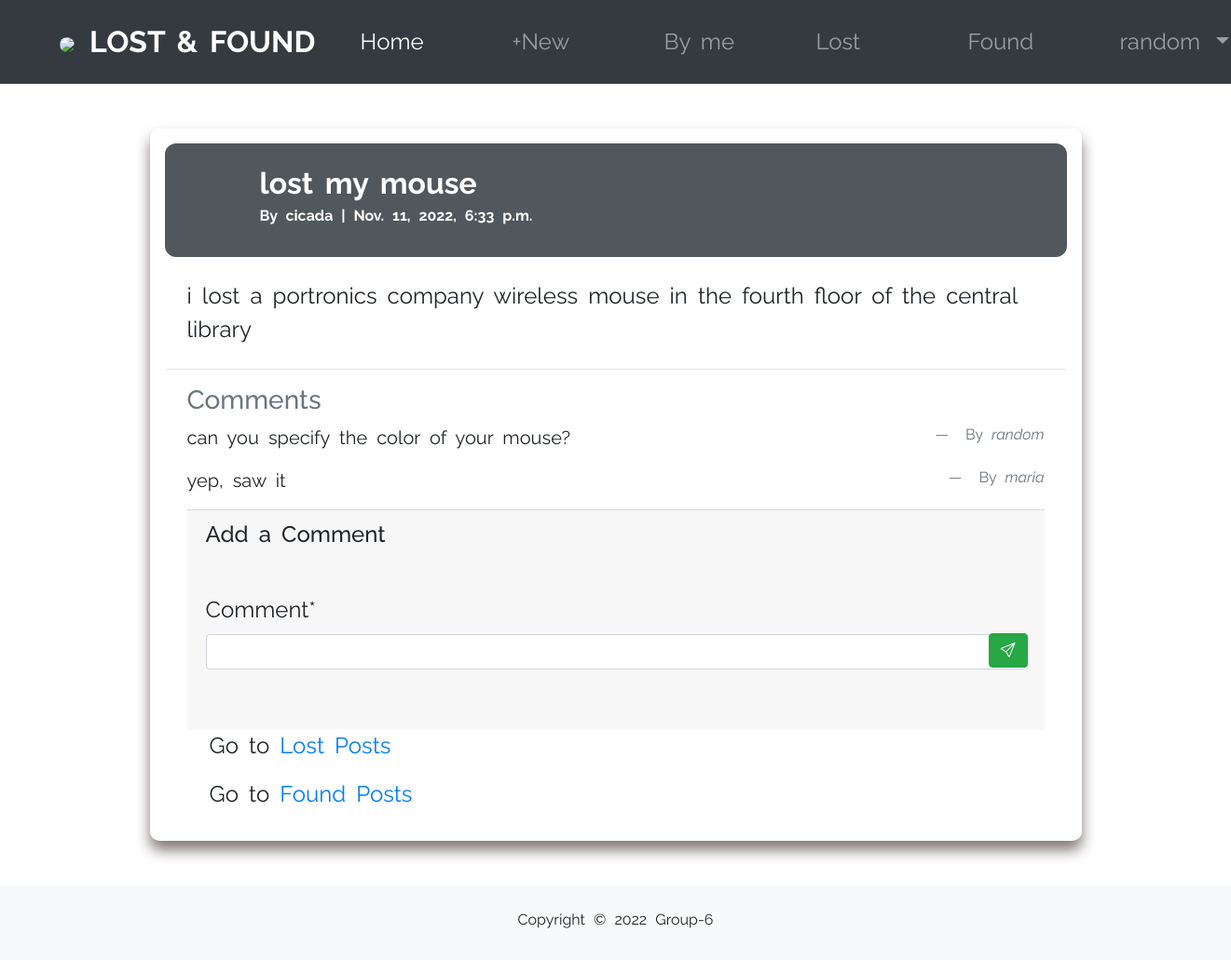
The page /articles/26/ (signed in) on the database its author committed.
### accounts/models.py (models this page shows)
class CustomUser(AbstractUser):
    age = models.PositiveIntegerField(null=True,blank=True)

### articles/models.py (models this page shows, shortened)
class Article(models.Model):
    title= models.CharField(max_length=255)
    body= models.TextField()
    date = models.DateTimeField(auto_now_add=True)
    found = models.BooleanField(default=False)
    author=models.ForeignKey(
        settings.AUTH_USER_MODEL,
        on_delete=models.CASCADE,
    )

class Comment(models.Model):
    article = models.ForeignKey(Article,on_delete=models.CASCADE)
    comment = models.CharField(max_length=200)
    author = models.ForeignKey(
        settings.AUTH_USER_MODEL,
        on_delete=models.CASCADE,
    )
    def __str__(self):
        return self.comment

### articles/views.py (the view, shortened to what this page needs)
# urls.py: path("<int:pk>/",ArticleDetailView.as_view(),name="article_detail"),
class ArticleDetailView(LoginRequiredMixin,DetailView):
    def get(self,request,*args,**kwargs):
        view =CommentGet.as_view()
        return view(request,*args,**kwargs)

### articles/forms.py
class CommentForm(forms.ModelForm):
    class Meta:
        model = Comment
        fields = ("comment",)

### articles/views.py (called while the page is built)
    def get_context_data(self, **kwargs):
        context = super().get_context_data(**kwargs)
        context['form']=CommentForm()
        return context

### articles/templates/article_detail.html (shortened to what this page needs)
{% extends "base.html" %}
{% load crispy_forms_tags %}
{% block content %}
    <div class="form">
        <div class="article-entry comment-sec mb-3 " style="background-color: #50585d; padding: 1rem; color: white; border-radius: 12px;">
            <div class="mt-2 ml-3">
                <b><h2 class="mb-1" style="font-weight: 700 ;">{{ object.title }}</h2>
                    <p class="mt-0 font-s">By {{ object.author }} | {{ object.date }}</p></b>
            </div>
        </div>
        <div class="mx-4 my-4"><p>{{ object.body }}</p></div>
        <hr>
        <div class="mx-4 mb-3">
            <h3 class="text-muted">Comments</h3>
            {% for comment in article.comment_set.all %}
                <figure class="text-center comments">
                    <blockquote class="blockquote ">
                      <p class="blockquote"> {{ comment }}</p>
                    </blockquote>
                    <figcaption class="font-s blockquote-footer mt-0">
                      By <cite title="Source Title">{{ comment.author }}</cite>
                    </figcaption>
                  </figure>
            {% endfor %}
        </div>
        <div class="card-footer mx-4">
            <h4>Add a Comment</h4>
            <form action="" method="post" class="mt-5 ">
                    <div class="d-inline">
                {{ form|crispy }}
               <button class="btn btn-success sub-button" type="submit"><i class="bi bi-send icon-send"></i></button>
                    </div>
            </form>
        </div >
        <p class="ml-5">Go to <a href="{% url 'lost' %}">Lost Posts</a></p>
        <p class="ml-5">Go to <a href="{% url 'found' %}">Found Posts</a></p>
    {% endblock content %}

### accounts/templates/base.html (shortened to what this page needs)
<!DOCTYPE html>
<html lang="en">
<head>
    <link rel="stylesheet" href="https://cdn.jsdelivr.net/npm/bootstrap@4.3.1/dist/css/bootstrap.min.css">
    <link rel="stylesheet" href="https://cdnjs.cloudflare.com/ajax/libs/font-awesome/6.2.0/css/all.min.css">
    <link rel="stylesheet" href="path/to/font-awesome/css/font-awesome.min.css">
    <link rel="stylesheet" href="https://cdn.jsdelivr.net/npm/bootstrap-icons@1.9.1/font/bootstrap-icons.css">
</head>
<body>
    <nav class="px-5 navbar navbar-expand-lg navbar-dark bg-dark p-3 nav--bar">
        <a class="navbar-brand" href="{% url 'home' %}"><img src="https://img.freepik.com/premium-vector/magnifying-glass-icon-design_161751-884.jpg?w=2000" class="mx-3 mt-0" height="50px" style="border-radius:50%; object-fit:fill;">LOST & FOUND</a>
        <div>
          <div class="collapse navbar-collapse" id="navbarNavDropdown">
            <ul class="navbar-nav">
              {% if user.is_authenticated %}
              <li class="nav-item active col-3">
                <a class="nav-link" href="{% url 'home' %}">Home</a>
              </li>
              <li class="nav-item col-3">
                <a class="nav-link" href="{% url 'article_new' %}">+New</a>
              </li>
              <li class="nav-item col-3">
                <a class="nav-link" href="{% url 'allposts' %}">By me</a>
              </li>
              <li class="nav-item col-3">
                <a class="nav-link" href="{% url 'lost' %}">Lost</a>
              </li>
              <li class="nav-item col-3">
                <a class="nav-link" href="{% url 'found' %}">Found</a>
              </li>
              <li class="nav-item dropdown col-3">
                <a class="nav-link dropdown-toggle" href="#" id="navbarDropdownMenuLink" data-toggle="dropdown" aria-haspopup="true" aria-expanded="false">
                  {{ user.username }}
                </a>
              </li>
              {% endif %}
          </ul>
        </div>
        </div>
      </nav>
    <div class=" p-5  main-content">
        <div class="d-flex justify-content-center">
            <main>
              {% block content %}
              {% endblock content %}
          </main>
        </div>
    </div>
    <footer class="footer">
      Copyright © 2022 Group-6
    </footer>
</body>
</html>

### accounts/templates/base.html (style rules this page uses)
body { overflow-x: hidden; word-spacing: 5px; font-family: 'Raleway', sans-serif; }
.navbar,.main-content { font-size: 24px; }
.navbar-brand { font-weight: bold; font-size: 32px; }
.navbar-nav > li { margin-right: -28px; padding-right: 75px; }
.nav--bar { display: flex; justify-content: space-between; position:sticky; top:0; z-index: 1; }
.col-3 { flex: 0 0 25%; max-width: 21%; }
.footer { text-align: center; background-color:rgb(248,249,250) ; height: 5rem; padding: 25px 0; }

### articles/templates/article_detail.html (style rules this page uses)
.font-s { font-size: 16px; }
.blockquote { margin-bottom: 0px; }
.comment-sec { width: 100%; display: flex; justify-content: flex-start; align-items: center; }
.form { background-color: white; padding: 1rem 1rem; width: 1000px; border-radius: 10px; box-shadow: 0px 10px 15px rgb(132, 118, 118); }
.sub-button { height: 37px; margin-top: -113px; margin-left: 840px; }
.comments { display: flex; justify-content: space-between; padding: 0; }

### rows shown on the page
CustomUser: username "random"
Article: title "lost my mouse", author "cicada", date "Nov. 11, 2022, 6:33 p.m.", body "i lost a portronics company wireless mouse in the fourth floor of the central library"
Comment: comment "can you specify the color of your mouse?", author "random"
Comment: comment "yep, saw it", author "maria"
